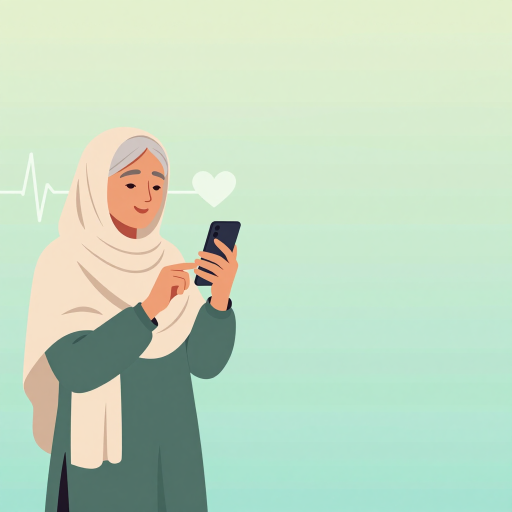
#> input picture app/assets/images/20261126-1452-live-healthy-vitals-image-01_raw.png, 1024 x 1024 px, found by its file name (shown at 1/2 size)
$ python make_store_graphics.py
#> lines starting #> are read from the running program, lines starting #| are printed output that depends on the picture; after the words box and inside, x2 and y2 are one past the last pixel; in counts of white or black regions, pixels touching at a corner belong together
"""Draws the v1.1 Play Store graphics: the feature graphic (homidev art from job
20261126-1452, approved by Homi, plus title text) and captioned phone
screenshots built from raw device captures. Run from the repo root:
python3 scripts/make_store_graphics.py"""
import os
from PIL import Image, ImageDraw, ImageFont

GREEN = (11, 110, 79)
GREEN_DARK = (7, 78, 56)
WHITE = (255, 255, 255)
S = 4  # supersampling factor

ART = 'app/assets/images/20261126-1452-live-healthy-vitals-image-01_raw.png'
OUT = 'store/graphics/phone_screenshots_v11'

# (output name, raw capture, caption) — upload in this order.
SCREENS = [
    ('01_home', 'store/graphics/screenshots/02_home.png', 'All your vitals\nin one place'),
    ('02_bp_history', 'store/graphics/screenshots/05_bp_history.png', 'See your trend\nover 7, 30 or 90 days'),
    ('03_summary', 'store/graphics/screenshots/10_bp_summary_v11.png',
     'Average, lowest, highest —\nmorning and evening'),
    ('04_report', 'store/graphics/screenshots/11_report_v11.png',
     'Free doctor report:\nshare a PDF on WhatsApp'),
    ('05_bp_entry', 'store/graphics/screenshots/03_bp_entry.png', 'Log blood pressure\nin seconds'),
    ('06_glucose', 'store/graphics/screenshots/04_glucose_entry.png', 'Blood sugar, fasting\nor after a meal'),
    ('07_family', 'store/graphics/screenshots/08_patients.png', 'Track parents and\nfamily in one account'),
    ('08_urdu', 'store/graphics/screenshots/09_urdu.png', 'In English\nand Urdu'),
]


def font(size, bold=True):
    name = 'DejaVuSans-Bold.ttf' if bold else 'DejaVuSans.ttf'
    return ImageFont.truetype(f'/usr/share/fonts/truetype/dejavu/{name}', size)


def gradient(w, h, top, bottom):
    mask = Image.linear_gradient('L').resize((w, h))
    return Image.composite(Image.new('RGB', (w, h), bottom), Image.new('RGB', (w, h), top), mask)


def feature_graphic(path):
#> called with path = 'store/graphics/feature_graphic.png'
    w, h = 1024, 500
    art = Image.open(ART).convert('RGB')
#> art is the input picture: PIL image 1024x1024 RGB; mean R, G, B 193.8, 217.4, 192.8
    # 1024x1024 art: the woman and phone sit in the band y≈220..720, the right half is open sky.
    img = art.crop((0, 215, 1024, 715)).resize((w * S, h * S), Image.LANCZOS)
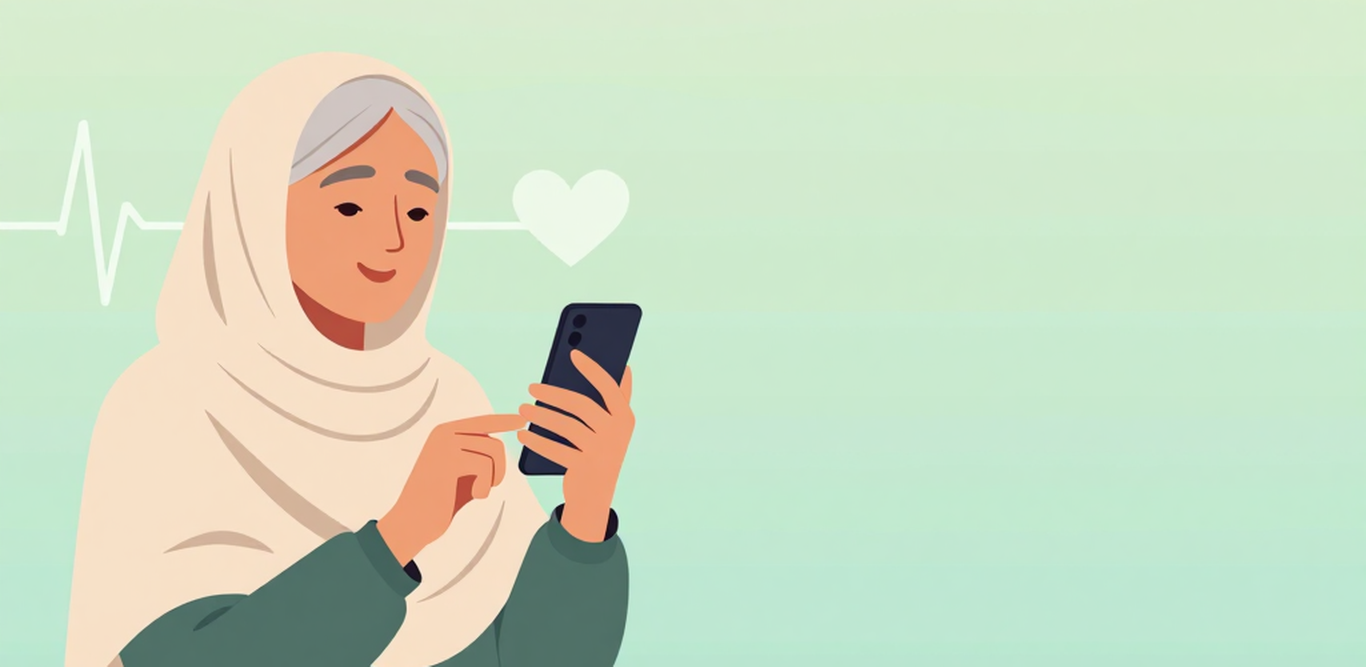
#> img: PIL image 4096x2000 RGB (shown at 1/3 size); mean R, G, B 204, 220.1, 194.7
    d = ImageDraw.Draw(img)
    u = S
    x = 520 * u
    d.text((x, 96 * u), 'LiveHealthy:', font=font(46 * u), fill=GREEN)
    d.text((x - 4 * u, 150 * u), 'Vitals', font=font(96 * u), fill=GREEN_DARK)
    d.text((x, 272 * u), 'BP · SpO2 · Pulse · Weight · Sugar', font=font(25 * u, bold=False), fill=GREEN_DARK)
    pill = 'Free doctor report (PDF)'
    f = font(27 * u)
    tw = d.textlength(pill, font=f)
#> tw = 1498.3
    d.rounded_rectangle([x, 330 * u, x + tw + 48 * u, 386 * u], radius=28 * u, fill=GREEN)
    d.text((x + 24 * u, 343 * u), pill, font=f, fill=WHITE)
    img.resize((w, h), Image.LANCZOS).save(path)


def captioned(path, raw, caption):
#> called with raw = 'store/graphics/screenshots/02_home.png'
    w, h = 1080, 1920  # Play: 9:16, at most 8 screenshots
    img = gradient(w, h, (18, 138, 99), GREEN_DARK)
#> in gradient, `mask = Image.linear_gradient('L').resize((w, h))`:
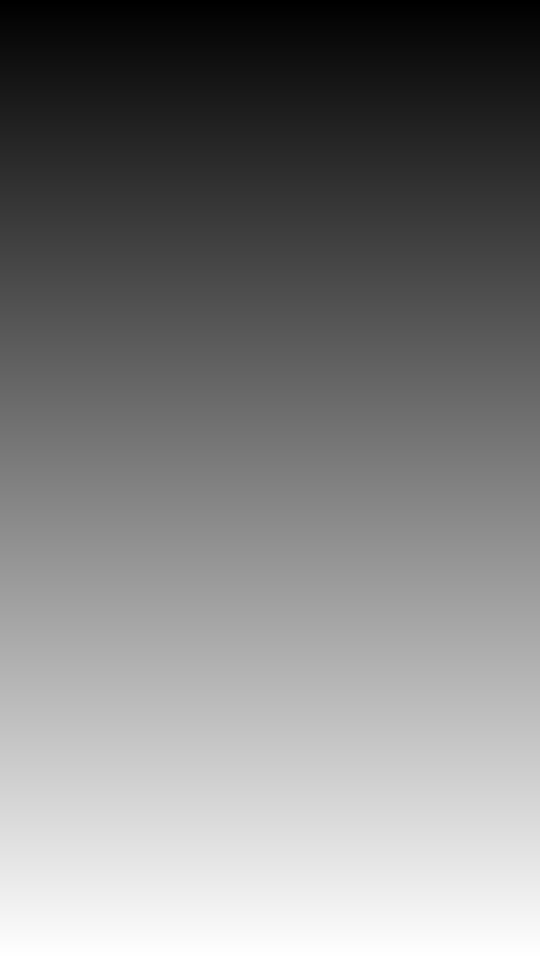
#> mask: PIL image 1080x1920 L (shown at 1/2 size); min 0, max 255, mean 127.5
#> in gradient, `return Image.composite(Image.new('RGB', (w, h), bottom), Image.new('RG..`:
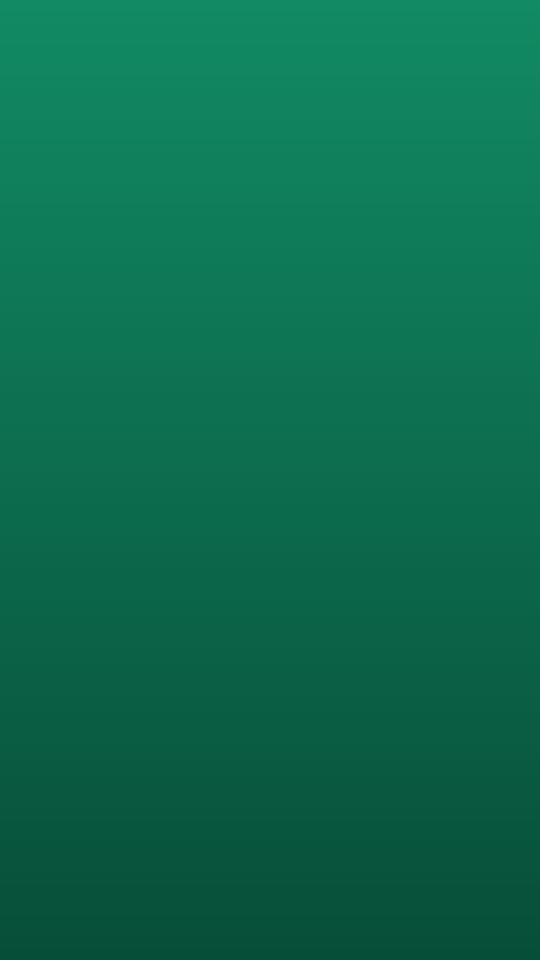
#> returned value: PIL image 1080x1920 RGB (shown at 1/2 size); mean R, G, B 12.5, 108, 77.5
    d = ImageDraw.Draw(img)
    lines = caption.split('\n')
    y = 90
    f = font(66)
    for line in lines:
        tw = d.textlength(line, font=f)
        d.text(((w - tw) / 2, y), line, font=f, fill=WHITE)
        y += 86
#> this loop made 2 passes
#> tw on passes 1 to 2: 513.8, 451
#> after the loop, y = 262
    shot = Image.open(raw).convert('RGB')
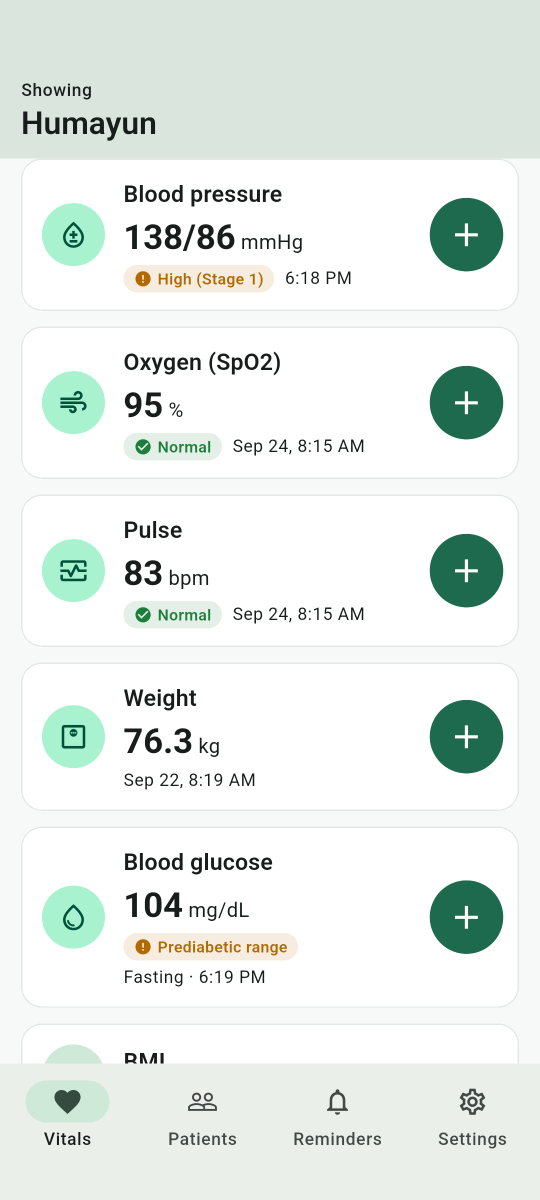
#> input picture store/graphics/screenshots/02_home.png, 1080 x 2400 px, found by its file name (shown at 1/2 size)
    sw = 800
    shot = shot.resize((sw, round(shot.height * sw / shot.width)), Image.LANCZOS)
#> shot: PIL image 800x1778 RGB
    top = 90 + 86 * len(lines) + 56
    frame = Image.new('L', shot.size, 0)
#> frame: PIL image 800x1778 L; every value is 0
    ImageDraw.Draw(frame).rounded_rectangle([0, 0, shot.width, shot.height + 60], radius=48, fill=255)
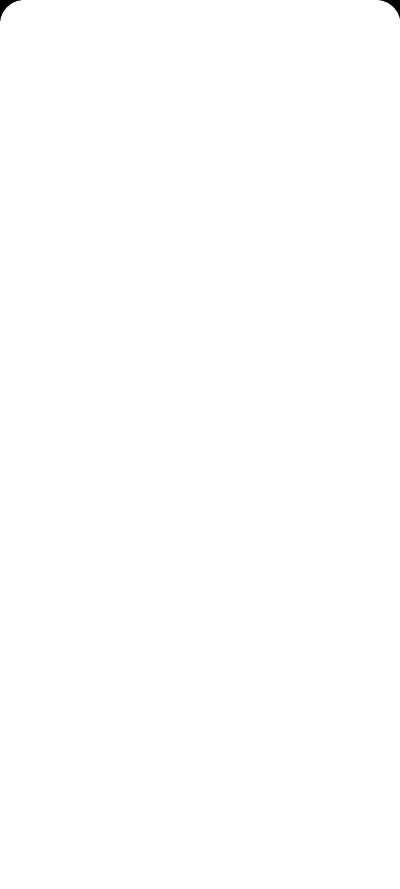
#> frame: PIL image 800x1778 L (shown at 1/2 size); 99.9% white; 2 black regions, box (x1, y1, x2, y2) and area: (0, 0, 42, 42) 508, (759, 0, 800, 37) 466
    border = Image.new('RGB', (sw + 24, shot.height + 24), (10, 60, 44))
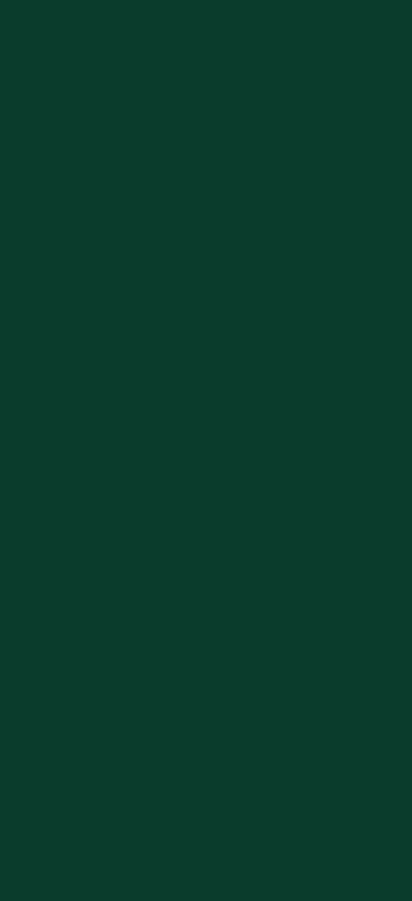
#> border: PIL image 824x1802 RGB (shown at 1/2 size); mean R, G, B 10, 60, 44
    bmask = Image.new('L', border.size, 0)
#> bmask: PIL image 824x1802 L; every value is 0
    ImageDraw.Draw(bmask).rounded_rectangle([0, 0, border.width, border.height + 60], radius=60, fill=255)
#> bmask: PIL image 824x1802 L; 99.9% white; 2 black regions, box (x1, y1, x2, y2) and area: (0, 0, 53, 53) 786, (772, 0, 824, 47) 733
    img.paste(border, ((w - sw - 24) // 2, top - 12), bmask)
#> img: PIL image 1080x1920 RGB
    img.paste(shot, ((w - sw) // 2, top), frame)  # runs off the bottom edge on purpose
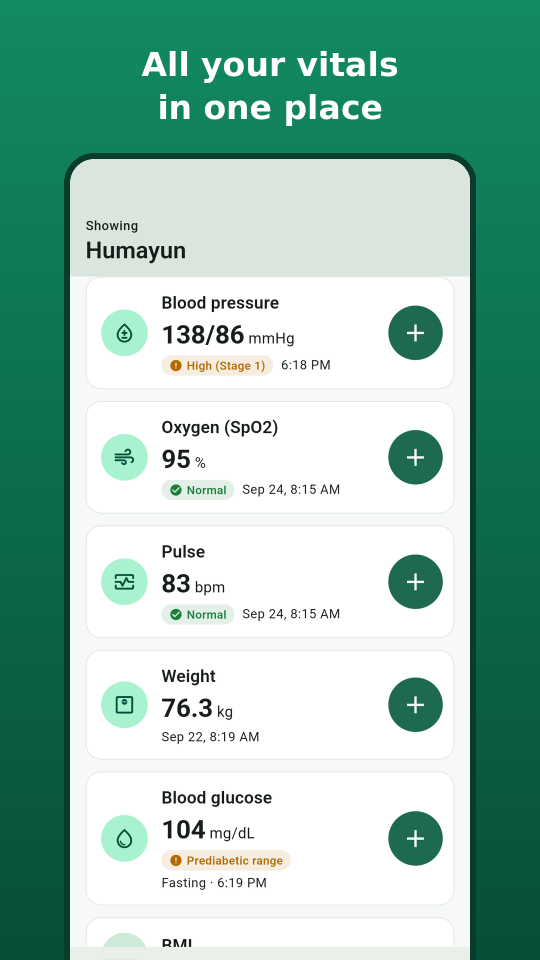
#> img: PIL image 1080x1920 RGB (shown at 1/2 size); mean R, G, B 150.4, 191.6, 177.4
    img.save(path)


if __name__ == '__main__':
    feature_graphic('store/graphics/feature_graphic.png')
    os.makedirs(OUT, exist_ok=True)
    for name, raw, caption in SCREENS:
        captioned(f'{OUT}/{name}.png', raw, caption)
#> pass 2 of the loop `for name, raw, caption in SCREENS:`:
#> the loop in captioned (call 2), `for line in lines:` made 2 passes
#> tw on passes 1 to 2: 554, 785.2
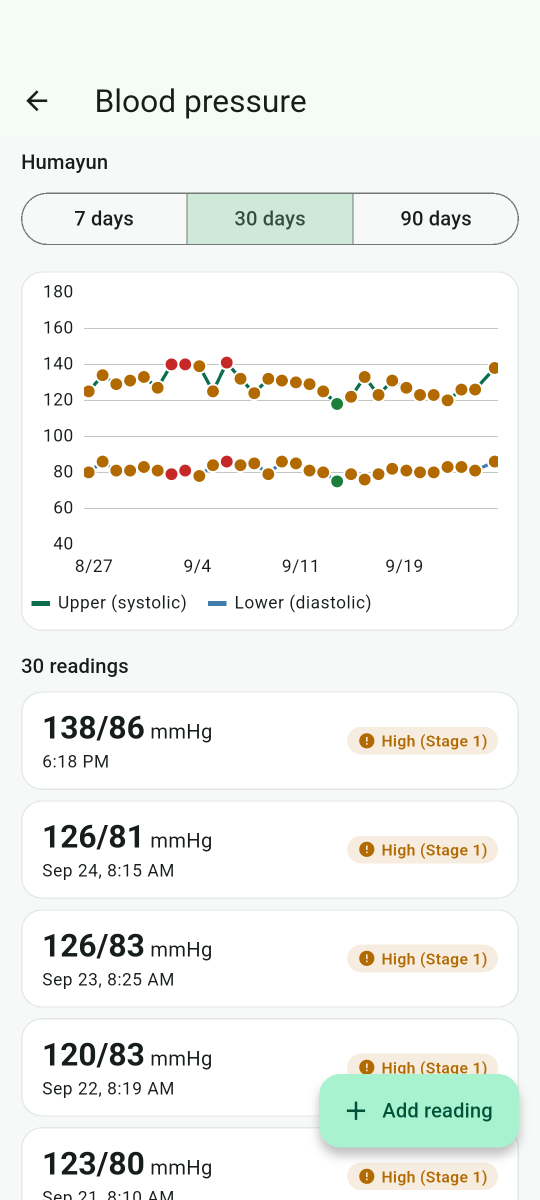
#> input picture store/graphics/screenshots/05_bp_history.png, 1080 x 2400 px, found by its file name (shown at 1/2 size)
#> in captioned (call 2), `img.paste(border, ((w - sw - 24) // 2, top - 12), bmask)`:
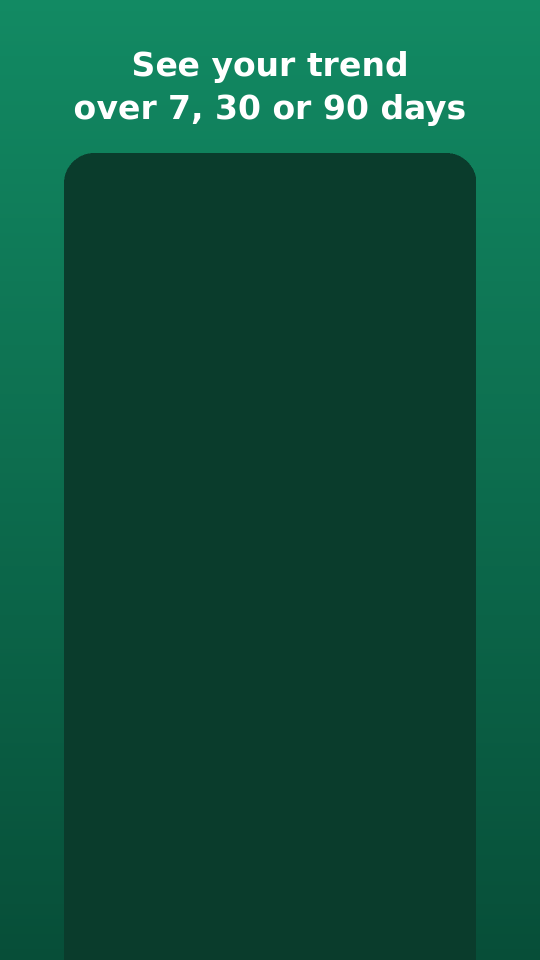
#> img: PIL image 1080x1920 RGB (shown at 1/2 size); mean R, G, B 14.3, 81.8, 60.2
#> in captioned (call 2), `img.paste(shot, ((w - sw) // 2, top), frame)`:
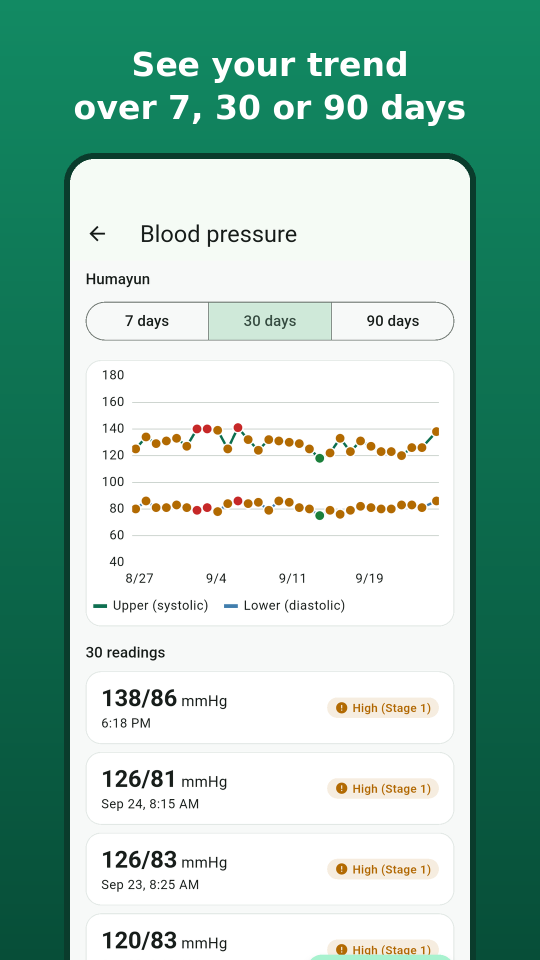
#> img: PIL image 1080x1920 RGB (shown at 1/2 size); mean R, G, B 158.6, 195.7, 182
#> pass 3 of the loop `for name, raw, caption in SCREENS:`:
#> the loop in captioned (call 3), `for line in lines:` made 2 passes
#> tw on passes 1 to 2: 1014.7, 791.6
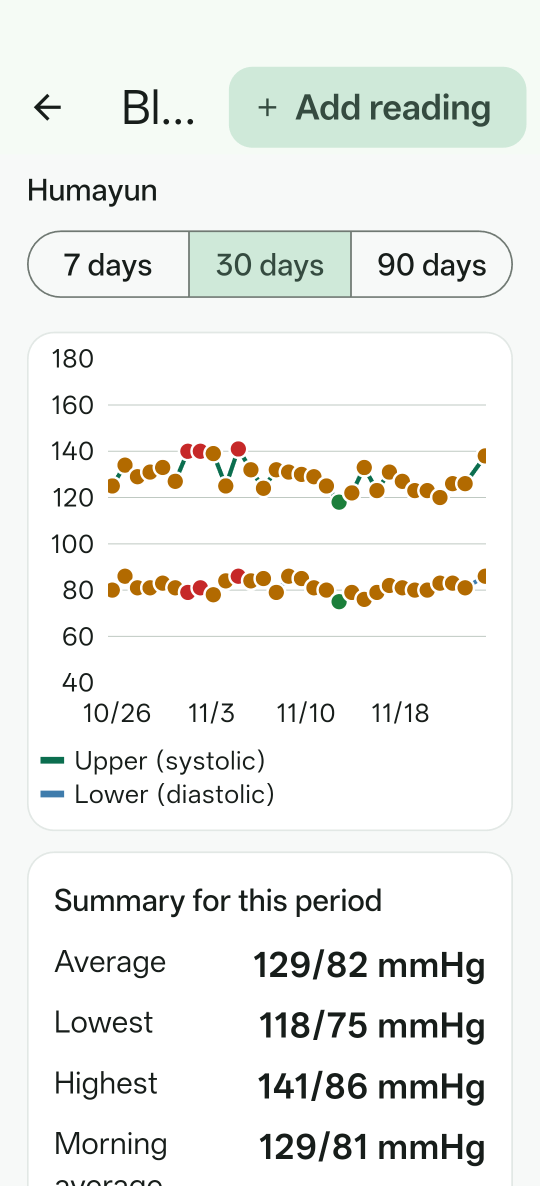
#> input picture store/graphics/screenshots/10_bp_summary_v11.png, 1080 x 2372 px, found by its file name (shown at 1/2 size)
#> in captioned (call 3), `ImageDraw.Draw(frame).rounded_rectangle([0, 0, shot.width, shot.height..`:
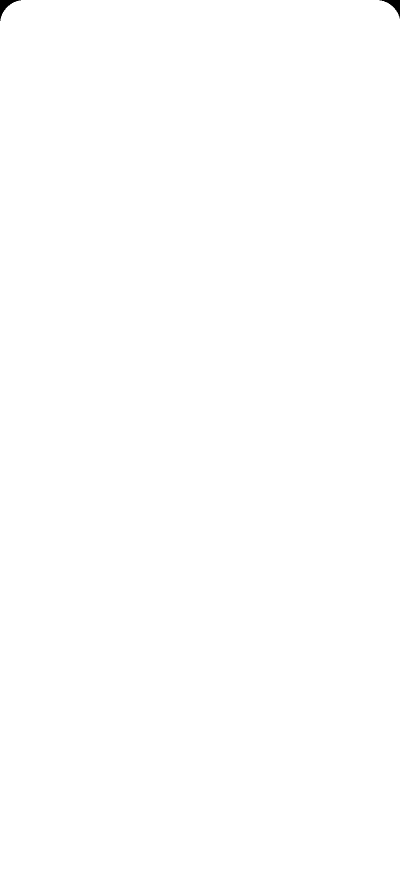
#> frame: PIL image 800x1757 L (shown at 1/2 size); 99.9% white; 2 black regions, box (x1, y1, x2, y2) and area: (0, 0, 42, 42) 508, (759, 0, 800, 37) 466
#> border: PIL image 824x1781 RGB
#> in captioned (call 3), `img.paste(shot, ((w - sw) // 2, top), frame)`:
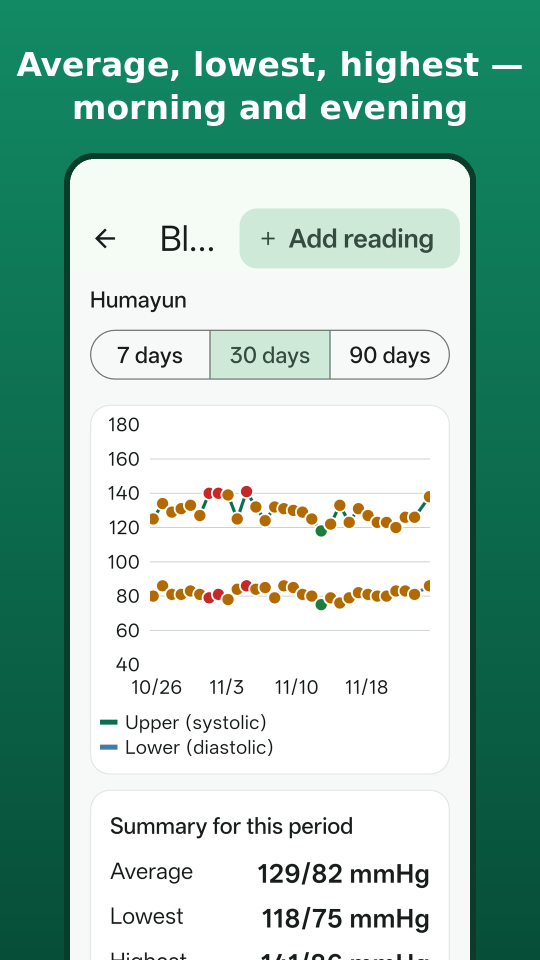
#> img: PIL image 1080x1920 RGB (shown at 1/2 size); mean R, G, B 157.3, 194.3, 180.6
#> (the run stopped early here; a loop or call above may not have finished)
